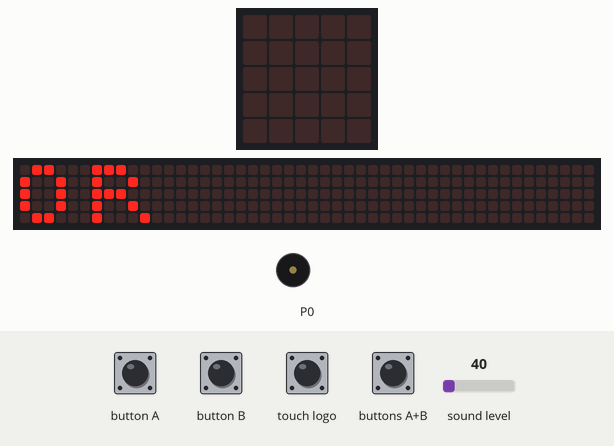
Bench run of a program on a simulated BBC micro:bit (MakeCode). Parts: the board's 5×5 LED display, a strip that is not on the board, showing the scrolling text unrolled, buzzer (waves = sounding). Inputs (shaded band) come from the test bench; at power-on: sound level 40. The 48×5 strip is a reading aid, not a part: it shows the text the display is scrolling, unrolled, one strip-width of it at a time.

Above: at 2.5 s.
4.0 s: sound level set to 75
5.5 s: sound level set to 83
At 5.9 s:
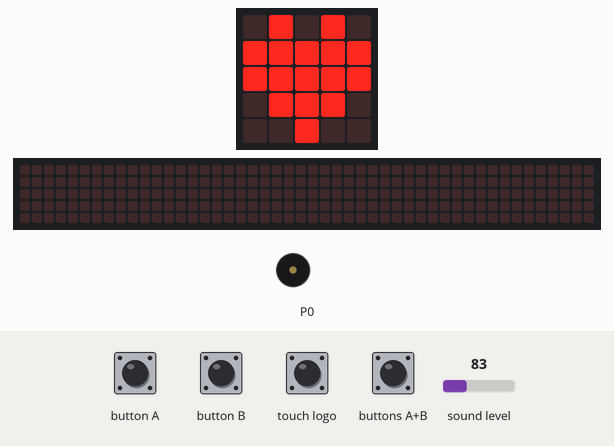
8.1 s: touch logo pressed for 0.15 s
At 8.32 s:
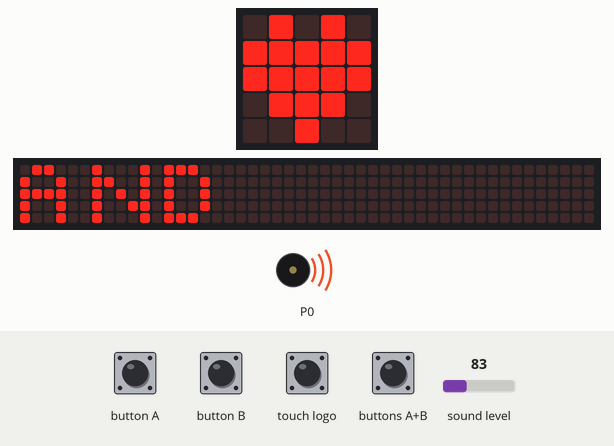
8.8 s: touch logo pressed for 0.15 s
At 11.92 s:
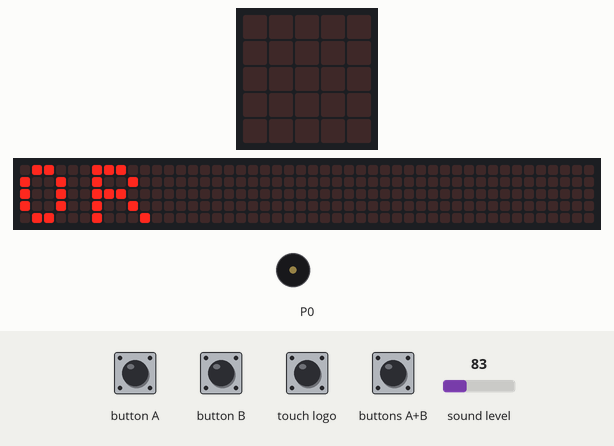
12.0 s: touch logo pressed for 0.15 s
At 14.62 s:
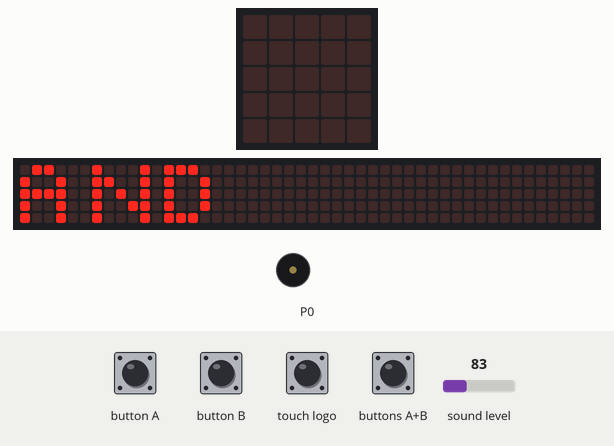
15.7 s: touch logo pressed for 0.15 s
At 18.37 s:
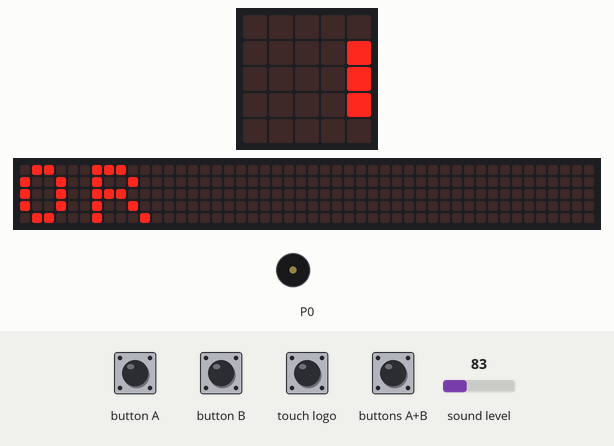
Timing chart, 0 to 19.6 s (numbered marks = the images above; inputs shaded):
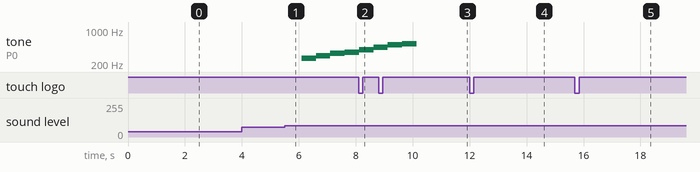

Measured:
- the behaviour switches between 79 and 80 on sound level (found by bisection; images 0 and 1)
- after the input at 4.0 s, every drawn part: stays the same
- after the input at 5.5 s, tone on P0: silent → 262 Hz after 0.60 s, → 294 Hz 0.51 s later, → 330 Hz 0.51 s later, → 349 Hz 0.51 s later; the display: changes at once (image 1)
- after the input at 8.1 s, the display: changes after 0.15 s (image 2)
- after the input at 8.8 s, the display: first differs from a run without the input after 3.1 s (image 3)
- after the input at 12.0 s, the display: first differs from a run without the input after 2.6 s (image 4)
- after the input at 15.7 s, the display: first differs from a run without the input after 2.5 s (image 5 shows a later state)

The program:

main.ts
```typescript
function DO () {
    basic.showIcon(IconNames.Heart)
    music.playMelody("C D E F G A B C5 ", 120)
    basic.pause(500)
    basic.clearScreen()
}
input.onButtonPressed(Button.AB, function () {
    if (input.soundLevel() >= 80) {
        DO()
    }
})
input.onButtonPressed(Button.A, function () {
    if (gate > 0) {
        DO()
    }
})
input.onSound(DetectedSound.Loud, function () {
    if (gate > 0) {
        DO()
    }
})
input.onButtonPressed(Button.B, function () {
    if (gate > 0) {
        DO()
    }
})
input.onLogoEvent(TouchButtonEvent.Pressed, function () {
    gate = gate * -1
    if (gate > 0) {
        basic.showString("OR")
    } else {
        basic.showString("AND")
    }
})
let gate = 0
input.setSoundThreshold(SoundThreshold.Loud, 80)
gate = 1
basic.showString("OR")
```

test.ts
```typescript
// οι δοκιμές πηγαίνουν εδώ, δεν θα γίνει εκτέλεση όταν αυτό το πακέτο χρησιμοποιηθεί ως επέκταση.
```
